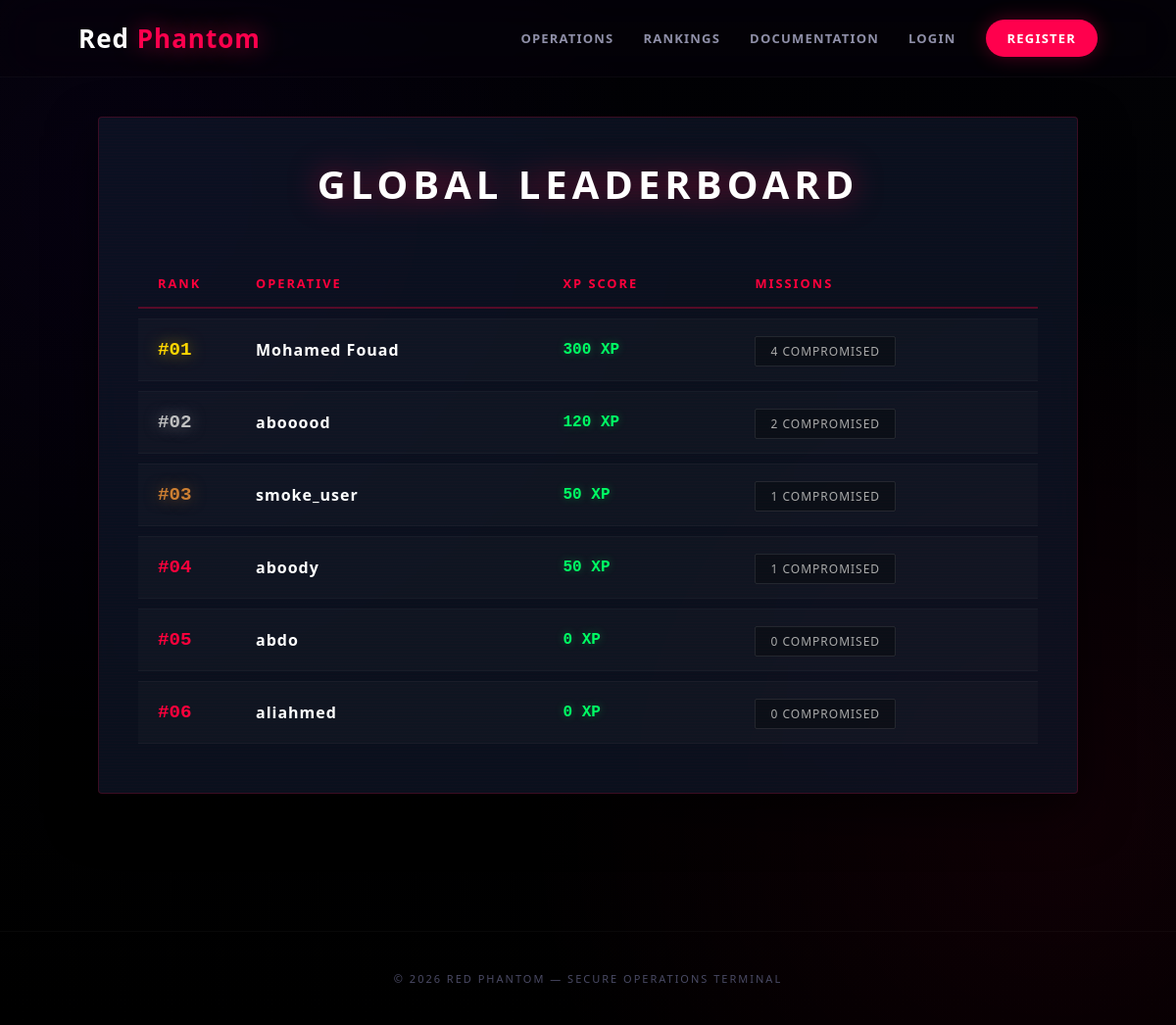
The app's page /scoreboard with its own data.
### lab/models.py (models this page shows)
class User(db.Model):
    id = db.Column(db.Integer, primary_key=True)
    username = db.Column(db.String(80), unique=True, nullable=False)
    password_hash = db.Column(db.String(255), nullable=False)
    created_at = db.Column(db.DateTime, default=datetime.utcnow, nullable=False)
    solves = db.relationship("Solve", back_populates="user", cascade="all, delete-orphan")
    @property
    def score(self):
        return sum(solve.challenge.points for solve in self.solves)

class Challenge(db.Model):
    id = db.Column(db.Integer, primary_key=True)
    slug = db.Column(db.String(64), unique=True, nullable=False)
    title = db.Column(db.String(140), nullable=False)
    category = db.Column(db.String(60), nullable=False)
    difficulty = db.Column(db.String(20), nullable=False)
    points = db.Column(db.Integer, nullable=False)
    description = db.Column(db.Text, nullable=False)
    objective = db.Column(db.Text, nullable=False)
    local_target = db.Column(db.Text, nullable=False)
    flag = db.Column(db.String(255), nullable=False)
    solves = db.relationship("Solve", back_populates="challenge", cascade="all, delete-orphan")

### app.py (the view)
@app.get("/scoreboard")
def scoreboard():
    users = User.query.all()
    ranking = sorted(users, key=lambda u: u.score, reverse=True)
    return render_template("scoreboard.html", ranking=ranking)

### app.py (called while the page is built)
def current_user():
    user_id = session.get("user_id")
    if not user_id:
        return None
    return User.query.get(user_id)

@app.context_processor
def inject_user():
    return {"current_user": current_user()}

### templates/scoreboard.html (shortened to what this page needs)
{% extends "base.html" %} {% block content %}
<div class="scoreboard-container">
  <section class="scoreboard-section">
    <h2>Global Leaderboard</h2>
    <table class="scoreboard">
      <thead>
        <tr>
          <th>Rank</th>
          <th>Operative</th>
          <th>XP Score</th>
          <th>Missions</th>
        </tr>
      </thead>
      <tbody>
        {% for user in ranking %}
        <tr>
          <td class="rank-cell">#{{ "%02d" % loop.index }}</td>
          <td class="user-cell">{{ user.username }}</td>
          <td class="score-cell">{{ user.score }} XP</td>
          <td>
            <span class="solves-badge"
              >{{ user.solves|length }} Compromised</span
            >
          </td>
        </tr>
        {% endfor %}
      </tbody>
    </table>
  </section>
</div>
{% endblock %}

### templates/base.html (shortened to what this page needs)
<!doctype html>
<html lang="en">
  <head>
  </head>
  <body>
    <nav>
      <a href="{{ url_for('index') }}" class="logo">Red <span>Phantom</span></a>
      <div class="menu">
        <a href="{{ url_for('index') }}">Operations</a>
        <a href="{{ url_for('scoreboard') }}">Rankings</a>
        <a href="{{ url_for('how_to_play') }}">Documentation</a>
        {% if current_user.is_authenticated %}
        <span class="auth-badge"
          >{{ current_user.username }} // {{ current_user.score }} XP</span
        >
        <a
          href="{{ url_for('logout') }}"
          style="color: #4a4a65; font-size: 10px; text-decoration: none"
          >[EXIT]</a
        >
        {% else %}
        <a href="{{ url_for('login') }}">Login</a>
        <a
          href="{{ url_for('register') }}"
          style="
            color: #fff;
            background: #ff004d;
            padding: 10px 22px;
            border-radius: 20px;
            box-shadow: 0 0 20px rgba(255, 0, 77, 0.3);
          "
          >Register</a
        >
        {% endif %}
      </div>
    </nav>
    <main class="container">
      {% block content %}{% endblock %}
    </main>
    <footer>© 2026 RED PHANTOM — SECURE OPERATIONS TERMINAL</footer>
  </body>
</html>

### templates/base.html (style rules this page uses)
* { margin: 0; padding: 0; box-sizing: border-box; font-family: "Segoe UI", sans-serif; }
body { background: radial-gradient( circle at 10% 20%, rgba(91, 0, 255, 0.05) 0%, transparent 40% ), radial-gradient( circle at 90% 80%, rgba(255, 0, 77, 0.06) 0%, transparent 40% ), linear-gradient(180deg, #020205 0%, #000000 100%); background-attachment: fixed; color: #ececf6; min-height: 100vh; overflow-x: hidden; }
nav { position: sticky; top: 0; z-index: 1000; display: flex; justify-content: space-between; align-items: center; padding: 20px 80px; background: rgba(6, 2, 12, 0.4); backdrop-filter: blur(30px); border-bottom: 1px solid rgba(255, 255, 255, 0.03); }
.logo { font-size: 26px; font-weight: 900; letter-spacing: 1px; text-decoration: none; color: #fff; }
.logo span { color: #ff004d; text-shadow: 0 0 25px rgba(255, 0, 90, 0.6); }
.menu { display: flex; align-items: center; gap: 30px; }
.menu a { text-decoration: none; font-size: 13px; font-weight: 600; letter-spacing: 1.2px; color: #8f8fa8; text-transform: uppercase; position: relative; transition: 0.3s; }
.menu a::after { content: ""; position: absolute; left: 0; bottom: -6px; width: 0; height: 2px; background: #ff004d; transition: 0.3s; box-shadow: 0 0 10px #ff004d; }
.container { width: 90%; max-width: 1400px; margin: 0 auto; padding-bottom: 100px; }
footer { text-align: center; padding: 40px; font-size: 11px; letter-spacing: 2px; color: #4a4a65; background: transparent; border-top: 1px solid rgba(255, 255, 255, 0.03); }

### templates/scoreboard.html (style rules this page uses)
.scoreboard-container { max-width: 1000px; margin: 40px auto; position: relative; }
.scoreboard-section { background: rgba(15, 23, 42, 0.7); backdrop-filter: blur(15px); border: 1px solid rgba(255, 0, 60, 0.2); border-radius: 4px; padding: 40px; box-shadow: 0 20px 50px rgba(0, 0, 0, 0.6); position: relative; overflow: hidden; }
.scoreboard-section::before { content: ""; position: absolute; top: 0; left: 0; width: 100%; height: 100%; background: repeating-linear-gradient( 0deg, transparent, transparent 2px, rgba(255, 0, 60, 0.03) 3px ); pointer-events: none; }
.scoreboard-section h2 { color: #fff; font-size: 2.5rem; text-align: center; text-transform: uppercase; letter-spacing: 5px; margin-bottom: 40px; font-weight: 900; filter: drop-shadow(0 0 15px rgba(255, 0, 60, 0.5)); }
.scoreboard { width: 100%; border-collapse: separate; border-spacing: 0 10px; color: #e2e2e2; position: relative; z-index: 1; }
.scoreboard thead tr { background: transparent; }
.scoreboard th { text-align: left; padding: 15px 20px; text-transform: uppercase; letter-spacing: 2px; color: #ff003c; font-size: 0.8rem; font-weight: 800; border-bottom: 2px solid rgba(255, 0, 60, 0.3); }
.scoreboard tbody tr { background: rgba(255, 255, 255, 0.02); transition: 0.3s cubic-bezier(0.4, 0, 0.2, 1); cursor: default; }
.scoreboard td { padding: 20px; border-top: 1px solid rgba(255, 255, 255, 0.03); border-bottom: 1px solid rgba(255, 255, 255, 0.03); }
.rank-cell { font-weight: 900; color: #ff003c; width: 100px; font-family: "Fira Code", monospace; font-size: 1.2rem; }
.user-cell { font-weight: 600; color: #fff; letter-spacing: 1px; }
.score-cell { color: #00ff64; font-family: "Fira Code", monospace; font-weight: bold; text-shadow: 0 0 10px rgba(0, 255, 100, 0.3); }
.solves-badge { background: rgba(0, 0, 0, 0.3); color: #aaa; padding: 6px 15px; border-radius: 2px; border: 1px solid rgba(255, 255, 255, 0.1); font-size: 0.75rem; text-transform: uppercase; letter-spacing: 1px; }
.scoreboard tbody tr:nth-child(1) .rank-cell { color: #ffd700; text-shadow: 0 0 15px rgba(255, 215, 0, 0.5); }
.scoreboard tbody tr:nth-child(2) .rank-cell { color: #c0c0c0; text-shadow: 0 0 15px rgba(192, 192, 192, 0.5); }
.scoreboard tbody tr:nth-child(3) .rank-cell { color: #cd7f32; text-shadow: 0 0 15px rgba(205, 127, 50, 0.5); }

### records on screen
User: index "01", username "Mohamed Fouad", score "300", solves|length "4"
User: index "02", username "abooood", score "120", solves|length "2"
User: index "03", username "smoke_user", score "50", solves|length "1"
User: index "04", username "aboody", score "50", solves|length "1"
User: index "05", username "abdo", score "0", solves|length "0"
User: index "06", username "aliahmed", score "0", solves|length "0"
